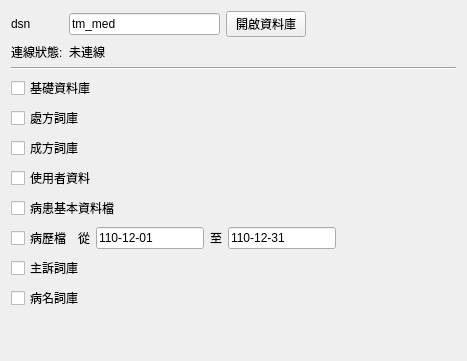
       <widget class="QWidget" name="tab_2">
        <attribute name="title">
         <string>天明</string>
        </attribute>
        <layout class="QVBoxLayout" name="verticalLayout_6">
         <item>
          <layout class="QGridLayout" name="gridLayout_12">
           <item row="0" column="2">
            <widget class="QLineEdit" name="lineEdit_dsn_tm">
             <property name="text">
              <string>tm_med</string>
             </property>
            </widget>
           </item>
           <item row="0" column="3">
            <widget class="QPushButton" name="pushButton_test_connection_tm">
             <property name="text">
              <string>開啟資料庫</string>
             </property>
            </widget>
           </item>
           <item row="1" column="2">
            <widget class="QLabel" name="label_connection_status_tm">
             <property name="text">
              <string>未連線</string>
             </property>
            </widget>
           </item>
           <item row="0" column="0">
            <widget class="QLabel" name="label_39">
             <property name="text">
              <string>dsn</string>
             </property>
            </widget>
           </item>
           <item row="1" column="0">
            <widget class="QLabel" name="label_38">
             <property name="text">
              <string>連線狀態:</string>
             </property>
            </widget>
           </item>
           <item row="0" column="4">
            <spacer name="horizontalSpacer_17">
             <property name="orientation">
              <enum>Qt::Horizontal</enum>
             </property>
             <property name="sizeHint" stdset="0">
              <size>
               <width>40</width>
               <height>20</height>
              </size>
             </property>
            </spacer>
           </item>
          </layout>
         </item>
         <item>
          <widget class="Line" name="line_6">
           <property name="orientation">
            <enum>Qt::Horizontal</enum>
           </property>
          </widget>
         </item>
         <item>
          <layout class="QGridLayout" name="gridLayout_13">
           <item row="10" column="0">
            <widget class="QCheckBox" name="checkBox_disease_tm">
             <property name="text">
              <string>病名詞庫</string>
             </property>
            </widget>
           </item>
           <item row="6" column="0">
            <widget class="QCheckBox" name="checkBox_patient_tm">
             <property name="text">
              <string>病患基本資料檔</string>
             </property>
             <property name="checked">
              <bool>false</bool>
             </property>
            </widget>
           </item>
           <item row="3" column="0">
            <widget class="QCheckBox" name="checkBox_medicine_tm">
             <property name="text">
              <string>處方詞庫</string>
             </property>
             <property name="checked">
              <bool>false</bool>
             </property>
            </widget>
           </item>
           <item row="4" column="0">
            <widget class="QCheckBox" name="checkBox_compound_tm">
             <property name="text">
              <string>成方詞庫</string>
             </property>
             <property name="checked">
              <bool>false</bool>
             </property>
            </widget>
           </item>
           <item row="20" column="0">
            <spacer name="verticalSpacer_6">
             <property name="orientation">
              <enum>Qt::Vertical</enum>
             </property>
             <property name="sizeHint" stdset="0">
              <size>
               <width>20</width>
               <height>40</height>
              </size>
             </property>
            </spacer>
           </item>
           <item row="7" column="0">
            <layout class="QHBoxLayout" name="horizontalLayout_2">
             <item>
              <widget class="QCheckBox" name="checkBox_medical_record_tm">
               <property name="text">
                <string>病歷檔</string>
               </property>
               <property name="checked">
                <bool>false</bool>
               </property>
              </widget>
             </item>
             <item>
              <widget class="QLabel" name="label_15">
               <property name="text">
                <string>從</string>
               </property>
              </widget>
             </item>
             <item>
              <widget class="QLineEdit" name="lineEdit_start_date_tm">
               <property name="text">
                <string>110-12-01</string>
               </property>
              </widget>
             </item>
             <item>
              <widget class="QLabel" name="label_16">
               <property name="text">
                <string>至</string>
               </property>
              </widget>
             </item>
             <item>
              <widget class="QLineEdit" name="lineEdit_end_date_tm">
               <property name="text">
                <string>110-12-31</string>
               </property>
              </widget>
             </item>
             <item>
              <spacer name="horizontalSpacer_5">
               <property name="orientation">
                <enum>Qt::Horizontal</enum>
               </property>
               <property name="sizeHint" stdset="0">
                <size>
                 <width>40</width>
                 <height>20</height>
                </size>
               </property>
              </spacer>
             </item>
             <item>
              <spacer name="horizontalSpacer_4">
               <property name="orientation">
                <enum>Qt::Horizontal</enum>
               </property>
               <property name="sizeHint" stdset="0">
                <size>
                 <width>40</width>
                 <height>20</height>
                </size>
               </property>
              </spacer>
             </item>
             <item>
              <spacer name="horizontalSpacer_2">
               <property name="orientation">
                <enum>Qt::Horizontal</enum>
               </property>
               <property name="sizeHint" stdset="0">
                <size>
                 <width>40</width>
                 <height>20</height>
                </size>
               </property>
              </spacer>
             </item>
            </layout>
           </item>
           <item row="8" column="0">
            <widget class="QCheckBox" name="checkBox_symptom_tm">
             <property name="text">
              <string>主訴詞庫</string>
             </property>
             <property name="checked">
              <bool>false</bool>
             </property>
            </widget>
           </item>
           <item row="5" column="0">
            <widget class="QCheckBox" name="checkBox_user_tm">
             <property name="text">
              <string>使用者資料</string>
             </property>
             <property name="checked">
              <bool>false</bool>
             </property>
            </widget>
           </item>
           <item row="2" column="0">
            <widget class="QCheckBox" name="checkBox_database_tm">
             <property name="text">
              <string>基礎資料庫</string>
             </property>
             <property name="checked">
              <bool>false</bool>
             </property>
            </widget>
           </item>
          </layout>
         </item>
        </layout>
       </widget>
